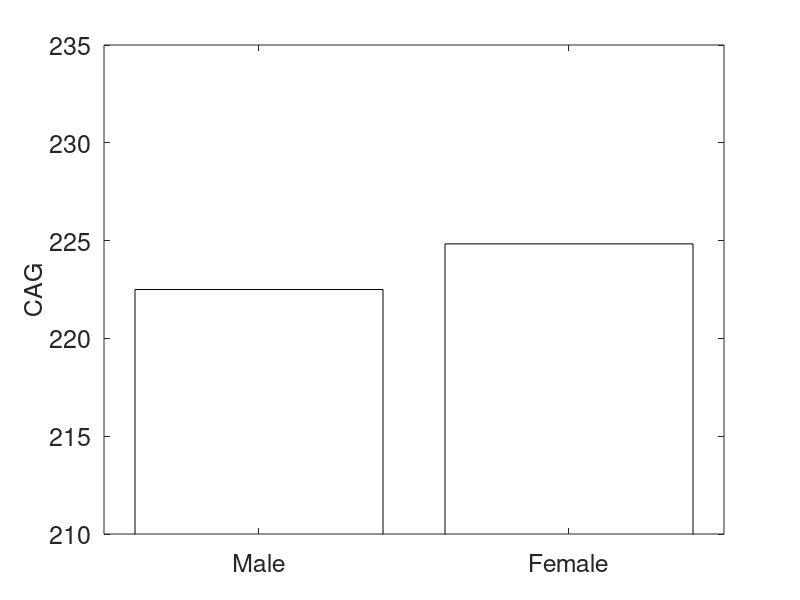

MATLAB code to generate this figure: (Note: this script raises an error after producing the figure.)
clear;
close all;

FemaleData = [227 220 223 227 227 225];
MaleData = [221 220 227 219 223 225];

MeanFemaleData = mean(FemaleData);
MeanMaleData = mean(MaleData);
StdFemaleData = std(FemaleData);
StdMaleData = std(MaleData);

y = [MeanMaleData; MeanFemaleData];
e = [StdMaleData; StdFemaleData];

bar(y, 'w');
set(gca,'YLim', [210,235], 'XTickLabel',{'Male', 'Female'}, 'FontSize', 18);
ylabel('CAG', 'FontSize', 18);
ax = gca; % current axes
ax.FontSize = 16;
% title('CAG Repeat Size');
hold on
errorbar([1, 2], y, e, 'k', 'linestyle', 'none', 'lineWidth', 1);
hold off;
% a_live = [0.9186, 0.9460, 0.9552, 0.9533];
% a_tid = [0.6090, 0.6663, 0.7170, 0.7165];
% a = [a_live; a_tid];
% bar(a, 'grouped')
% set(gca,'YLim', [0.5,1], 'XTickLabel',{'LIVE', 'TID2013'}, 'FontSize', 15);
% ylabel('SRC');
% set(gca, 'Ytick', 0.5:0.05:1, 'ygrid','on','GridLineStyle','-');
% legend('25','50','100','200', 'Location', 'EastOutside');
% legend('boxoff');
% e = [0.0198, 0.0124, 0.0096, 0.0112; 0.0875, 0.0990, 0.1034, 0.0939];
% hold on
% numgroups = size(a, 1);
% numbars = size(a, 2);
% groupwidth = min(0.8, numbars/(numbars+1.5));
% for i = 1:numbars
% 	% Based on barweb.m by Bolu Ajiboye from MATLAB File Exchange
% 	x = (1:numgroups) - groupwidth/2 + (2*i-1) * groupwidth / (2*numbars); % Aligning error bar with individual bar
% 	errorbar(x, a(:,i), e(:,i), 'k', 'linestyle', 'none', 'lineWidth', 1);
% end

% x = 1:13;
% data = [37.6 24.5 14.6 18.1 19.5 8.1 28.5 7.9 3.3 4.1 7.9 1.9 4.3]';
% errhigh = [2.1 4.4 0.4 3.3 2.5 0.4 1.6 0.8 0.6 0.8 2.2 0.9 1.5];
% errlow  = [4.4 2.4 2.3 0.5 1.6 1.5 4.5 1.5 0.4 1.2 1.3 0.8 1.9];
% 
% bar(x,data)                
% 
% hold on
% 
% er = errorbar(x,data,errlow);    
% er.Color = [0 0 0];                            
% er.LineStyle = 'none';  
% 
% hold off
